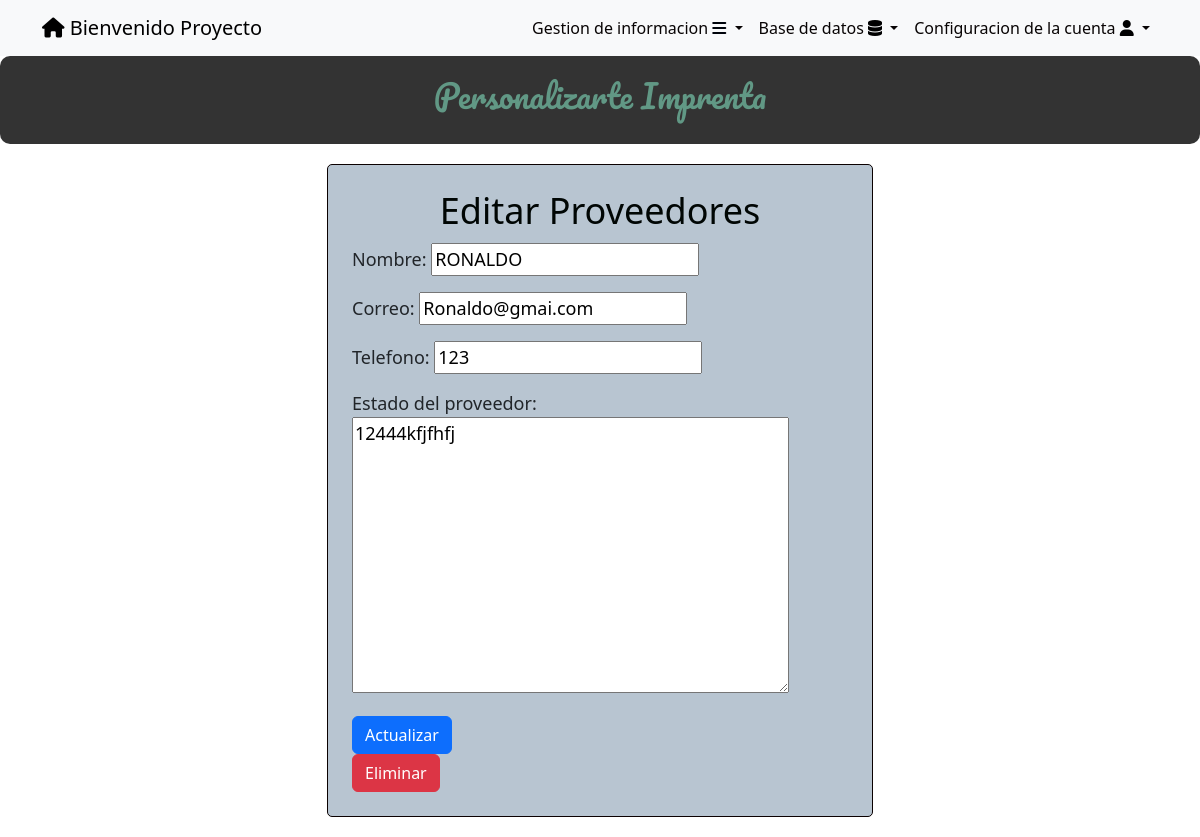
The page /proveedores/4/ (signed in) on the database its author committed.
### tasks/models.py (models this page shows, shortened)
class Proveedor(models.Model):
    nombre = models.CharField(blank=True,null=True,max_length=100)
    correo = models.EmailField(blank=True,null=True)
    telefono = models.CharField(blank=True,null=True,max_length=100)
    estadodelprovedor = models.TextField(blank=True,null=True)
    user = models.ForeignKey(User, on_delete=models.CASCADE,blank=True, null=True)

### tasks/views.py (the view)
# urls.py: path('proveedores/<int:proveedor_id>/', views.proveedor_detail,name='proveedor_detail'),
@login_required
def proveedor_detail(request, proveedor_id):
    proveedor = get_object_or_404(Proveedor, pk=proveedor_id)
    if request.user.is_superuser:
        form = ProveedorForm(instance=proveedor)
    else:
        if proveedor.user != request.user:
            return HttpResponseForbidden("No tienes permiso para acceder a esta página.")
        form = ProveedorForm(instance=proveedor)
    if request.method == 'POST':
        form = ProveedorForm(request.POST, instance=proveedor)  # Pasar instance=cliente para actualizar el cliente existente
        if form.is_valid():
            form.save()
            return redirect('proveedores')
    return render(request, 'proveedores_detail.html', {
        'proveedor': proveedor,
        'form': form
    })

### tasks/forms.py
class ProveedorForm(ModelForm):
    class Meta:
        model = Proveedor
        fields = ['nombre','correo','telefono','estadodelprovedor',]
        labels = {
            'nombre':'Nombre',
            'correo':'Correo',
            'telefono':'Telefono',
            'estadodelprovedor':'Estado del proveedor'
        }

### tasks/templates/proveedores_detail.html (shortened to what this page needs)
{% extends 'base.html' %}
{% block content %}
<body>
    <center>
        <div class="feature-box">
            <h2>Personalizarte Imprenta</h2>
        </div>
    </center>
    <div class="container">
        <div class="row justify-content-center">
            <div class="col-md-6">
                <div class="custom-form-container p-4">
                    <center>
                        <h1>
                            Editar Proveedores
                        </h1>
                    </center>
                    <form method="post">
                        {{ form.as_p }}
                        <button class="btn btn-primary">
                            Actualizar
                        </button>
                    </form>
                    {% if user.is_superuser  %}
                    <form method="post" action="{% url 'delete_proveedores' proveedor.id %}">
                        <button class="btn btn-danger" type="submit">Eliminar</button>
                    </form>
                    {% endif %}
                </div>
            </div>
        </div>
    </div>
</body>
{% endblock %}

### tasks/templates/base.html (shortened to what this page needs)
<!DOCTYPE html>
<html lang="en">
<head>
    <link rel="stylesheet" href="https://cdn.jsdelivr.net/npm/bootstrap@5.3.2/dist/css/bootstrap.min.css">
    <link rel="stylesheet" href="https://cdnjs.cloudflare.com/ajax/libs/font-awesome/6.4.2/css/all.min.css">
    <link rel="stylesheet" href="https://cdn.jsdelivr.net/npm/bootstrap@5.3.2/dist/css/bootstrap.min.css">
</head>
<body>
    <nav class="navbar navbar-expand-lg bg-body-tertiary">
        <div class="container">
            {% if user.is_authenticated %}
            <a class="navbar-brand" href="/" id="uno"> <i class="fa-solid fa-house" style="color: #000000;"></i>
                Bienvenido {{user.username}}</a>
            {% endif %}
            {% if user.is_authenticated %}
            <div class="collapse navbar-collapse" id="navbarSupportedContent">
                <ul class="navbar-nav ms-auto">
                    <li class="nav-item dropdown">
                        <a class="nav-link dropdown-toggle" href="#" role="button" data-bs-toggle="dropdown"
                            aria-expanded="false">
                            Gestion de informacion <i class="fa-solid fa-bars" style="color: #00040b;"></i>
                        </a>
                    </li>
                    {% if user.is_superuser %}
                    <li class="nav-item dropdown">
                        <a class="nav-link dropdown-toggle" href="#" role="button" data-bs-toggle="dropdown"
                            aria-expanded="false">
                            Base de datos <i class="fa-solid fa-database" style="color: #000000;"></i>
                        </a>
                        {% endif %}
                    <li class="nav-item dropdown">
                        <a class="nav-link dropdown-toggle" href="#" role="button" data-bs-toggle="dropdown"
                            aria-expanded="false">
                            Configuracion de la cuenta <i class="fa-solid fa-user" style="color: #000000;"></i>
                        </a>
            {% endif %}
        </div>
    </nav>
</body>
</html>
{% block content %}
{% endblock %}

### tasks/templates/base.html (style rules this page uses)
.nav-link { display: block; text-decoration: none; color: #080404; padding: 5px; }

### tasks/templates/proveedores_detail.html (style rules this page uses)
.custom-form-container { background-color: #f8f9fa; border: 1px solid #0d0000; border-radius: 5px; padding: 10px; margin-top: 20px; margin-bottom: 20px; }
.custom-form-container { background-color: #b8c5d1; border: 1px solid #0b0101; border-radius: 5px; }
.feature-box { background-color: rgba(0, 0, 0, 0.8); color: white; padding: 20px; text-align: center; border-radius: 10px; transition: transform 0.3s ease; }
h1 { color: rgb(0, 6, 4); font-size: 36px; margin-bottom: 10px; }
h2 { font-family: 'Pacifico', cursive; color: rgb(97, 152, 133); font-size: 32px; margin-bottom: 10px; }
p { font-size: 18px; }

### rows shown on the page
Proveedor: nombre "RONALDO", correo "Ronaldo@gmai.com", telefono "123", estadodelprovedor "12444kfjfhfj"

### other values the page prints
{{ user.username }} "Proyecto"
